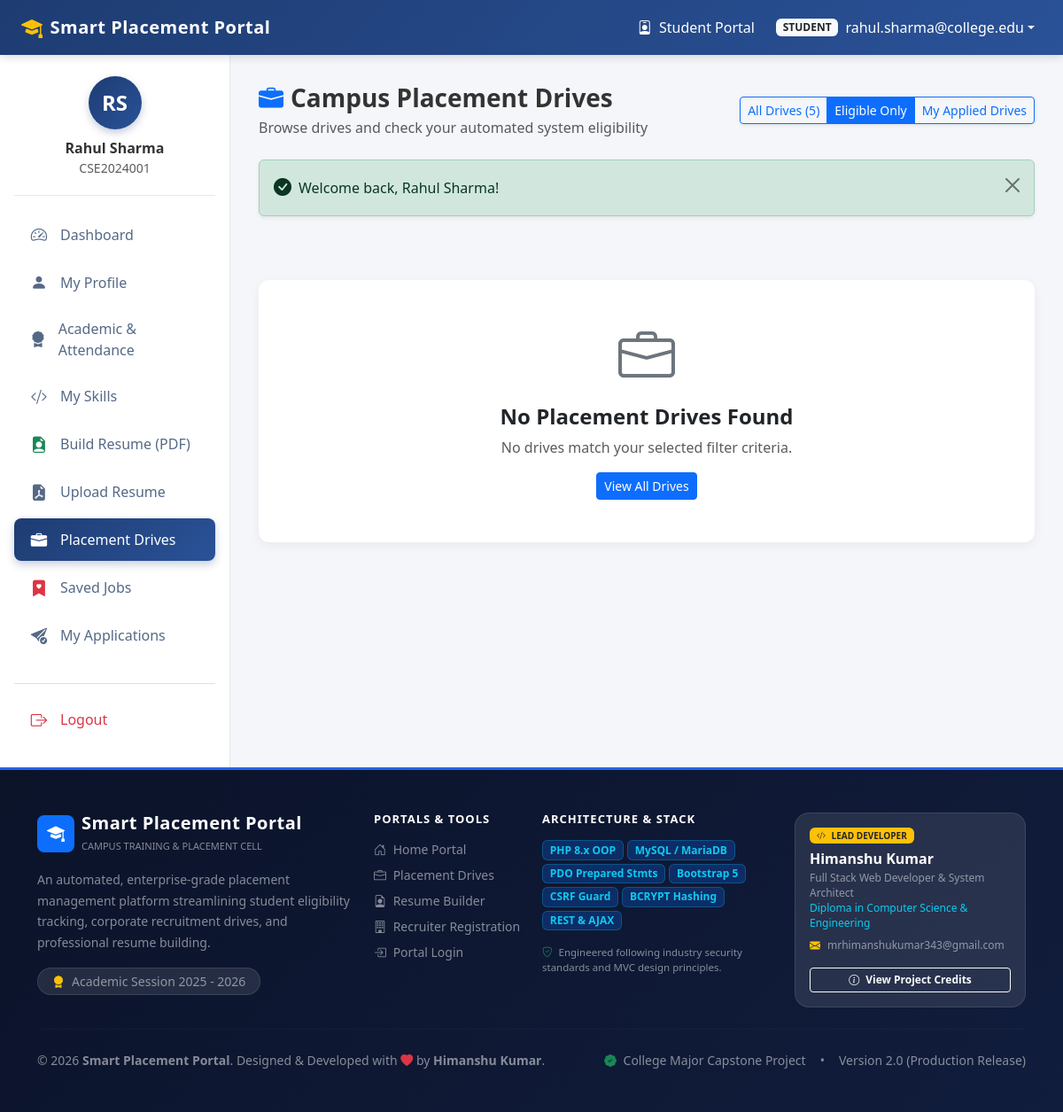
Page /student/drives.php?filter=eligible (signed in) on the committed database.
### tables this page shows
CREATE TABLE `students` (
  `id` int(11) NOT NULL AUTO_INCREMENT,
  `user_id` int(11) NOT NULL,
  `enrollment_no` varchar(30) NOT NULL,
  `first_name` varchar(50) NOT NULL,
  `last_name` varchar(50) NOT NULL,
  `phone` varchar(15) DEFAULT NULL,
  `department` varchar(50) NOT NULL DEFAULT 'Computer Engineering',
  `semester` int(11) NOT NULL DEFAULT 5,
  `gender` enum('Male','Female','Other') DEFAULT NULL,
  `dob` date DEFAULT NULL,
  `address` text DEFAULT NULL,
  `resume_path` varchar(255) DEFAULT NULL,
  `created_at` timestamp NOT NULL DEFAULT current_timestamp(),
  PRIMARY KEY (`id`),
  UNIQUE KEY `user_id` (`user_id`),
  UNIQUE KEY `enrollment_no` (`enrollment_no`),
  CONSTRAINT `fk_students_user` FOREIGN KEY (`user_id`) REFERENCES `users` (`id`) ON DELETE CASCADE ON UPDATE CASCADE
);

### config/functions.php (called while the page is built, shortened)
<?php
require_once __DIR__ . '/session.php';
function e($string) {
    return htmlspecialchars((string)($string ?? ''), ENT_QUOTES, 'UTF-8');
}
function isLoggedIn() {
    return isset($_SESSION['user_id']) && !empty($_SESSION['user_id']);
}
function isStudent() {
    return isLoggedIn() && isset($_SESSION['role']) && $_SESSION['role'] === 'student';
}
function getCurrentStudent($pdo) {
    $stmt = $pdo->prepare("
        SELECT s.*, u.email, u.status as account_status,
               a.tenth_percentage, a.twelfth_percentage, a.cgpa,
               a.active_backlogs, a.attendance_percentage
        FROM students s
        JOIN users u ON s.user_id = u.id
        LEFT JOIN academic_records a ON s.id = a.student_id
        WHERE s.user_id = :user_id
        LIMIT 1
    ");
    $stmt->execute([':user_id' => $_SESSION['user_id']]);
    return $stmt->fetch();
}

### config/session.php (called while the page is built, shortened)
<?php
function getCsrfToken() {
    return $_SESSION['csrf_token'];
}

### includes/sidebar_student.php (the view)
<?php
$currentPage = basename($_SERVER['PHP_SELF']);
$studentInfo = getCurrentStudent($pdo);
$displayName = $studentInfo ? ($studentInfo['first_name'] . ' ' . $studentInfo['last_name']) : 'Student';
$initials = $studentInfo ? strtoupper(substr($studentInfo['first_name'], 0, 1) . substr($studentInfo['last_name'], 0, 1)) : 'ST';
?>
<aside class="portal-sidebar">
    <div class="sidebar-profile">
        <div class="avatar-circle">
            <?= e($initials) ?>
        </div>
        <h6 class="mb-0 fw-bold"><?= e($displayName) ?></h6>
        <small class="text-muted"><?= e($studentInfo['enrollment_no'] ?? 'Student Portal') ?></small>
    </div>
    <ul class="nav flex-column portal-nav">
        <li class="nav-item">
            <a class="nav-link <?= $currentPage === 'dashboard.php' ? 'active' : '' ?>" href="<?= BASE_URL ?>student/dashboard.php">
                <i class="bi bi-speedometer2"></i> Dashboard
            </a>
        </li>
        <li class="nav-item">
            <a class="nav-link <?= $currentPage === 'profile.php' ? 'active' : '' ?>" href="<?= BASE_URL ?>student/profile.php">
                <i class="bi bi-person-fill"></i> My Profile
            </a>
        </li>
        <li class="nav-item">
            <a class="nav-link <?= $currentPage === 'academics.php' ? 'active' : '' ?>" href="<?= BASE_URL ?>student/academics.php">
                <i class="bi bi-award-fill"></i> Academic & Attendance
            </a>
        </li>
        <li class="nav-item">
            <a class="nav-link <?= $currentPage === 'skills.php' ? 'active' : '' ?>" href="<?= BASE_URL ?>student/skills.php">
                <i class="bi bi-code-slash"></i> My Skills
            </a>
        </li>
        <li class="nav-item">
            <a class="nav-link <?= $currentPage === 'resume_builder.php' ? 'active' : '' ?>" href="<?= BASE_URL ?>student/resume_builder.php">
                <i class="bi bi-file-earmark-person-fill text-success"></i> Build Resume (PDF)
            </a>
        </li>
        <li class="nav-item">
            <a class="nav-link <?= $currentPage === 'resume.php' ? 'active' : '' ?>" href="<?= BASE_URL ?>student/resume.php">
                <i class="bi bi-file-earmark-pdf-fill"></i> Upload Resume
            </a>
        </li>
        <li class="nav-item">
            <a class="nav-link <?= in_array($currentPage, ['drives.php', 'drive_details.php']) ? 'active' : '' ?>" href="<?= BASE_URL ?>student/drives.php">
                <i class="bi bi-briefcase-fill"></i> Placement Drives
            </a>
        </li>
        <li class="nav-item">
            <a class="nav-link <?= $currentPage === 'saved_jobs.php' ? 'active' : '' ?>" href="<?= BASE_URL ?>student/saved_jobs.php">
                <i class="bi bi-bookmark-heart-fill text-danger"></i> Saved Jobs
            </a>
        </li>
        <li class="nav-item">
            <a class="nav-link <?= $currentPage === 'my_applications.php' ? 'active' : '' ?>" href="<?= BASE_URL ?>student/my_applications.php">
                <i class="bi bi-send-check-fill"></i> My Applications
            </a>
        </li>
        <li class="nav-item mt-4 pt-3 border-top">
            <a class="nav-link text-danger" href="<?= BASE_URL ?>auth/logout.php?csrf=<?= getCsrfToken() ?>">
                <i class="bi bi-box-arrow-right"></i> Logout
            </a>
        </li>
    </ul>
</aside>

### assets/css/custom.css (style rules this page uses)
body { background-color: var(--bg-light); font-family: 'Segoe UI', system-ui, -apple-system, sans-serif; color: #333; min-height: 100vh; display: flex; flex-direction: column; }
.portal-sidebar { width: var(--sidebar-width); background: #ffffff; border-right: 1px solid #e2e8f0; padding: 1.5rem 1rem; display: flex; flex-direction: column; transition: all 0.3s ease; }
.sidebar-profile { padding-bottom: 1.2rem; margin-bottom: 1.2rem; border-bottom: 1px solid #e2e8f0; text-align: center; }
.sidebar-profile .avatar-circle { width: 60px; height: 60px; border-radius: 50%; background: linear-gradient(135deg, var(--primary-color), var(--secondary-color)); color: #fff; display: flex; align-items: center; justify-content: center; font-size: 1.5rem; font-weight: bold; margin: 0 auto 0.75rem; box-shadow: 0 4px 8px rgba(30, 60, 114, 0.25); }
.portal-nav .nav-link { color: #556987; font-weight: 500; padding: 0.65rem 1rem; border-radius: 8px; margin-bottom: 0.35rem; display: flex; align-items: center; transition: all 0.2s ease; }
.portal-nav .nav-link i { font-size: 1.15rem; margin-right: 0.75rem; width: 24px; text-align: center; }
.portal-nav .nav-link.active { color: #ffffff; background: linear-gradient(135deg, var(--primary-color), var(--secondary-color)); box-shadow: 0 4px 10px rgba(30, 60, 114, 0.25); }

### rows in the picture
students: initials "RS", displayName "Rahul Sharma", enrollment_no "CSE2024001"

### other values in the picture
$_SESSION['role'] "STUDENT"
$_SESSION['email'] "rahul.sharma@college.edu"
count($drives) "5"
$message "Welcome back, Rahul Sharma!"
APP_NAME "Smart Placement Portal"
